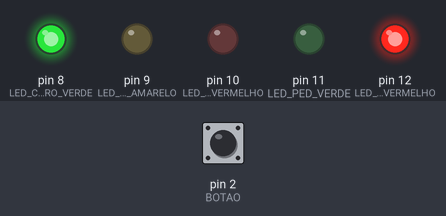
The sketch below on a simulated Arduino Uno, built with avr-gcc and run on an emulated ATmega328P. Shown: output pins drawn as LEDs (lit = HIGH). The test bench sets the inputs (shaded band); at power-on: pin 2 (BOTAO) HIGH.

Above: at 1.2 s.
1.3 s: pin 2 (BOTAO) pulled LOW for 0.15 s
At 1.9 s:
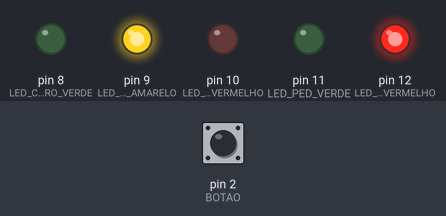
4.4 s: pin 2 (BOTAO) pulled LOW for 1 s
At 9.0 s:
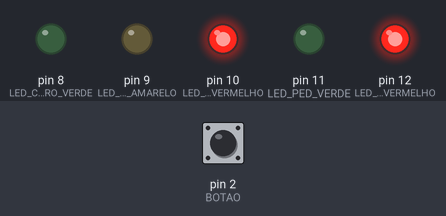
At 11.8 s:
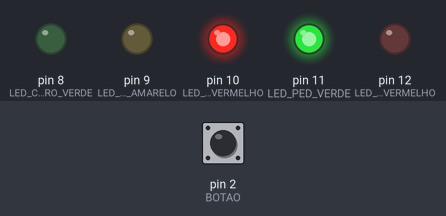
Timing chart, 0 to 17.7 s (numbered marks = the images above; inputs shaded):
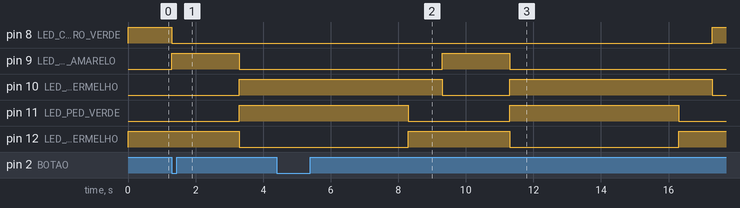

Measured:
- after the input at 1.3 s, pin 8 (LED_CARRO_VERDE): HIGH → LOW at once; pin 9 (LED_CARRO_AMARELO): LOW → HIGH at once, → LOW 2.0 s later; pin 10 (LED_CARRO_VERMELHO), pin 11 (LED_PED_VERDE): LOW → HIGH after 2.0 s; pin 12 (LED_PED_VERMELHO): HIGH → LOW after 2.0 s
- after the input at 4.4 s, pin 8 (LED_CARRO_VERDE): LOW → HIGH after 12.9 s instead of 4.9 s; pin 9 (LED_CARRO_AMARELO): LOW → HIGH after 4.9 s, → LOW 2.0 s later

The sketch:

aula_8_atv_02.ino
```cpp
// Definições de bits em cada pino
#define LED_CARRO_VERDE   PB0  // pino 8
#define LED_CARRO_AMARELO PB1  // pino 9
#define LED_CARRO_VERMELHO PB2 // pino 10
#define LED_PED_VERDE     PB3  // pino 11
#define LED_PED_VERMELHO  PB4  // pino 12
#define BOTAO PD2 // pino 2 (INT0)

// Cria uma variável global para sinalizar se o botão foi pressionado
volatile bool solicitacao = false;

// Cria um conjunto de estados para o semáforo
enum Estado {
  NORMAL,
  AMARELO,
  VERMELHO_CARROS,
  PEDESTRE,
  RETORNO
};

// Variável para armazenar o estado atual
Estado estado = NORMAL;

// Tempos em milissegundos para cada fase
unsigned long tempoAnterior = 0;
const long tAmarelo = 2000;
const long tPedestre = 5000;
const long tRetorno = 1000;

// Interrupção INT0 para detectar o botão
ISR(INT0_vect) {
  solicitacao = true;
}

void setup() {
  // Configura PB0–PB4 como saída
  DDRB |= (1 << LED_CARRO_VERDE) | (1 << LED_CARRO_AMARELO) | (1 << LED_CARRO_VERMELHO) | (1 << LED_PED_VERDE) | (1 << LED_PED_VERMELHO);

  // Botão (PD2) como entrada
  DDRD &= ~(1 << BOTAO);

  // Ativa pull-up interno
  PORTD |= (1 << BOTAO);

  // Configura interrupção externa INT0 (borda de descida)
  EICRA |= (1 << ISC01);
  EICRA &= ~(1 << ISC00);

  EIMSK |= (1 << INT0); // habilita INT0

  sei(); // habilita interrupções globais

  estadoNormal(); // inicia com estado normal
}

void loop() {
   // Obtém tempo atual para controle de temporização
  unsigned long agora = millis();

  // Cria um switch para controlar a lógica do semáforo com base no estado atual
  switch (estado) {
    case NORMAL:
    // Se o botão for pressionado, muda para estado amarelo
      if (solicitacao) {
        estado = AMARELO;
        tempoAnterior = agora;
        solicitacao = false;
        luzAmarela();
      }
      break;

    // Muda para vermelho de carros após o tempo do amarelo
    case AMARELO:
      if (agora - tempoAnterior >= tAmarelo) {
        estado = VERMELHO_CARROS;
        tempoAnterior = agora;
        luzVermelhaCarros();
      }
      break;

    // Muda para pedestre após o tempo do vermelho de carros
    case VERMELHO_CARROS:
      estado = PEDESTRE;
      tempoAnterior = agora;
      luzPedestre();
      break;

    // Muda para retorno após o tempo do pedestre
    case PEDESTRE:
      if (agora - tempoAnterior >= tPedestre) {
        estado = RETORNO;
        tempoAnterior = agora;
        retorno();
      }
      break;

    // Volta para estado normal após o tempo do retorno
    case RETORNO:
      if (agora - tempoAnterior >= tRetorno) {
        estado = NORMAL;
        estadoNormal();
      }
      break;
  }
}

// Função para configurar LEDs no estado normal
void estadoNormal() {
  PORTB |= (1 << LED_CARRO_VERDE); // Carro verde aceso
  PORTB &= ~((1 << LED_CARRO_AMARELO) | (1 << LED_CARRO_VERMELHO)); // Carro amarelo e vermelho apagados
  PORTB &= ~(1 << LED_PED_VERDE); // Pedestre verde apagado
  PORTB |= (1 << LED_PED_VERMELHO); // Pedestre vermelho aceso
}

// Função para configurar LEDs no estado amarelo
void luzAmarela() {
  PORTB &= ~(1 << LED_CARRO_VERDE); // Carro verde apagado
  PORTB |= (1 << LED_CARRO_AMARELO); // Carro amarelo aceso
  PORTB &= ~(1 << LED_CARRO_VERMELHO); // Carro vermelho apagado
}

// Função para configurar LEDs no estado vermelho de carros
void luzVermelhaCarros() {
  PORTB &= ~(1 << LED_CARRO_VERDE); // Carro verde apagado
  PORTB &= ~(1 << LED_CARRO_AMARELO); // Carro amarelo apagado
  PORTB |= (1 << LED_CARRO_VERMELHO); // Carro vermelho aceso
  PORTB |= (1 << LED_PED_VERMELHO); // Pedestre vermelho aceso
}

// Função para configurar LEDs no estado pedestre
void luzPedestre() {
  PORTB |= (1 << LED_PED_VERDE); // Pedestre verde aceso
  PORTB &= ~(1 << LED_PED_VERMELHO); // Pedestre vermelho apagado
}

// Função para configurar LEDs no estado de retorno
void retorno() {
  PORTB &= ~(1 << LED_PED_VERDE); // Pedestre verde apagado
  PORTB |= (1 << LED_PED_VERMELHO); // Pedestre vermelho aceso
}
```
